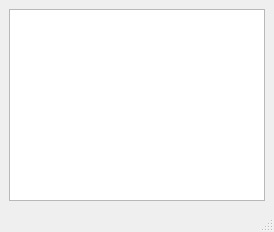
<?xml version="1.0" encoding="UTF-8"?>
<ui version="4.0">
 <class>MainWindow</class>
 <widget class="QMainWindow" name="MainWindow">
  <property name="windowTitle">
   <string>MainWindow</string>
  </property>
  <widget class="QWidget" name="centralwidget">
   <layout class="QGridLayout" name="gridLayout">
    <item row="0" column="0">
     <widget class="QGraphicsView" name="graphicsView"/>
    </item>
   </layout>
  </widget>
  <widget class="QMenuBar" name="menubar">
   <property name="geometry">
    <rect>
     <x>0</x>
     <y>0</y>
     <width>1555</width>
     <height>21</height>
    </rect>
   </property>
  </widget>
  <widget class="QStatusBar" name="statusbar"/>
 </widget>
 <resources/>
 <connections/>
</ui>
